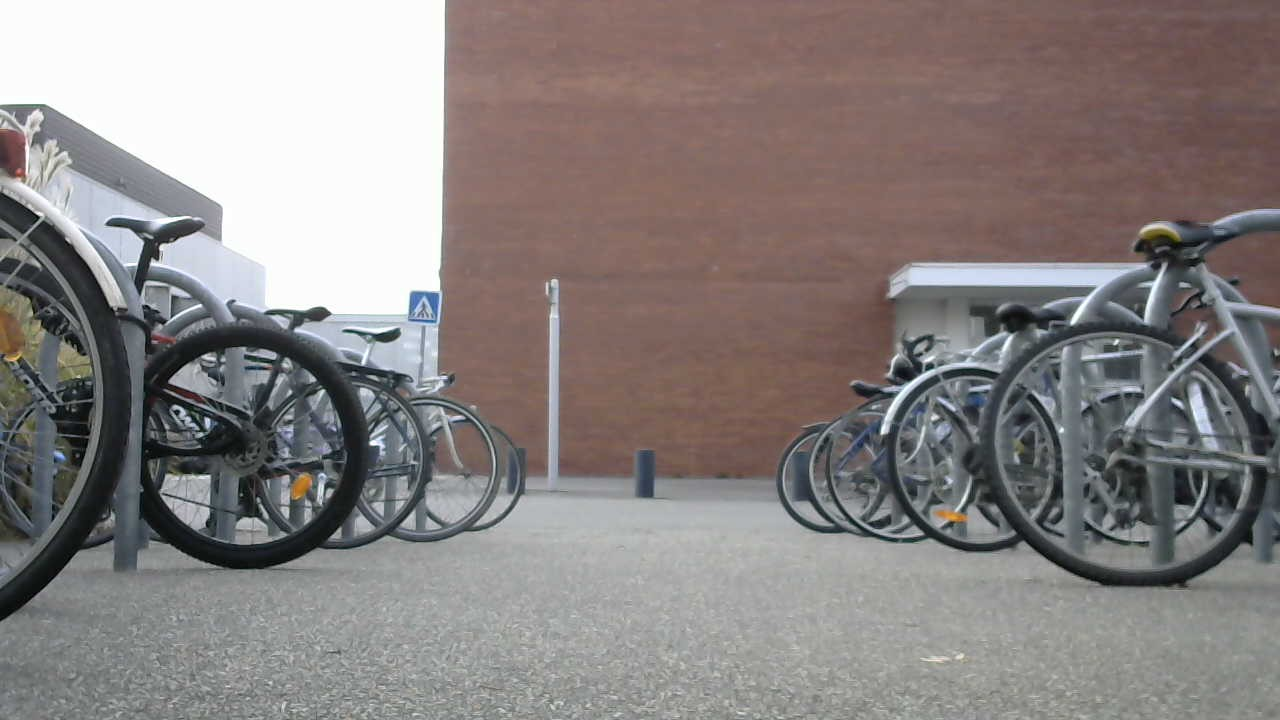
#> input picture pathDetection/images/camera/1280_720/WIN_20241125_14_25_55_Pro.jpg, 1280 x 720 px; its folder holds only this picture in this run
$ python pathIdentification.py
#> lines starting #> are read from the running program, lines starting #| are printed output that depends on the picture; after the words box and inside, x2 and y2 are one past the last pixel; in counts of white or black regions, pixels touching at a corner belong together
#> in main, full_frame is the input picture: shape (720, 1280, 3); mean B, G, R 129.8, 130.8, 137.1
import cv2
import os
import numpy as np


def detect_edges(image):
    # Convert the image to greyscale
    gray = cv2.cvtColor(image, cv2.COLOR_BGR2GRAY)
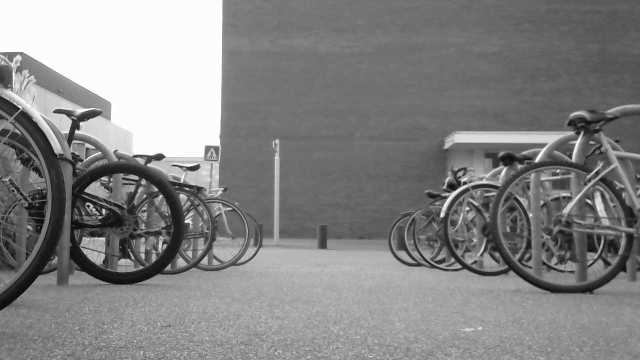
#> gray: shape (720, 1280) (shown at 1/2 size); min 0, max 255, mean 132.6
    # Apply a blur to reduce noise
    blurred = cv2.GaussianBlur(gray, (9, 9), 0)
    # Use the Canny detector to detect edges
    edges = cv2.Canny(blurred, threshold1=50, threshold2=200)
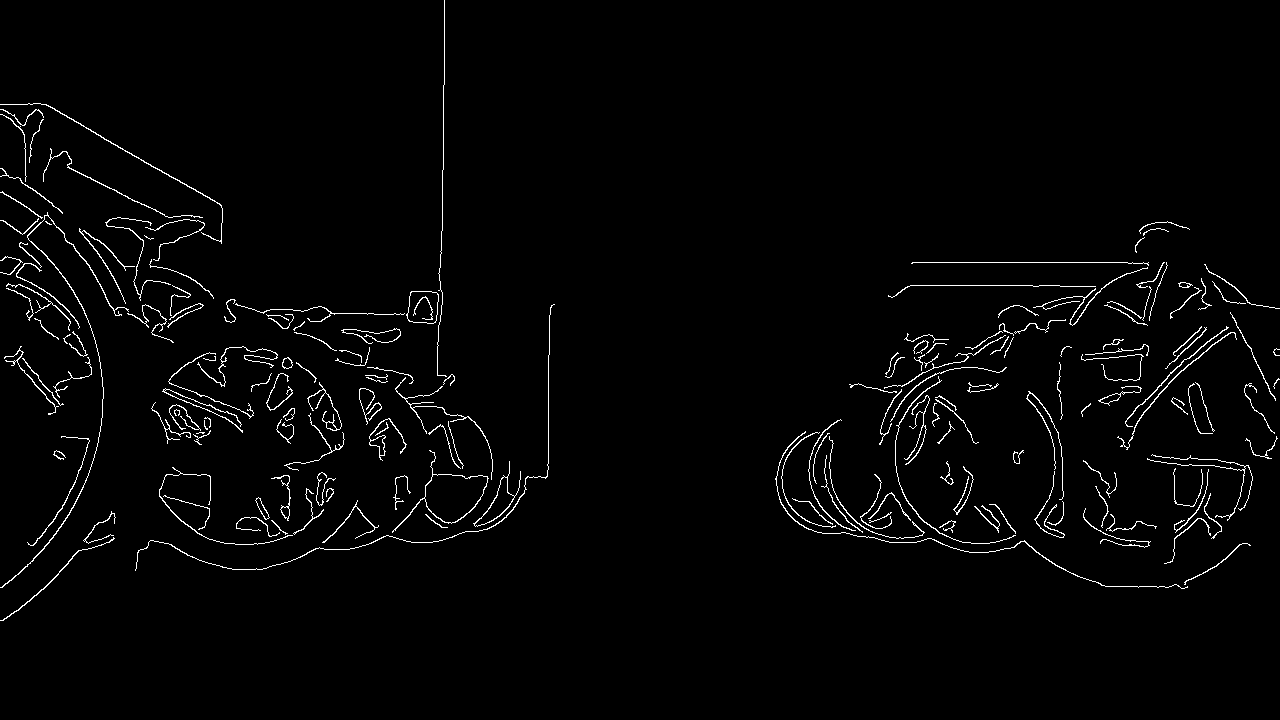
#> edges: shape (720, 1280); 2.1% white in thin lines or dots, all inside (x1, y1, x2, y2) = (0, 0, 1280, 621)
    cv2.imshow("edges", edges)
    return edges


def find_contours(edges):
    # Find contours from detected edges
    contours, _ = cv2.findContours(edges, cv2.RETR_EXTERNAL, cv2.CHAIN_APPROX_SIMPLE)
#> contours = 177 contours, 96 with area under 20; largest, box (x1, y1, x2, y2) and area: (392, 450, 489, 533) 2283, (406, 291, 439, 324) 882, (473, 461, 521, 527) 669, (0, 212, 129, 588) 201, (369, 418, 407, 461) 192
    return contours


def detect_and_draw_path(image):
    # Image pre-processing
    edges = detect_edges(image)

    contours = find_contours(edges)

    height, width = edges.shape
    center_x = width // 2

    # Draw a vertical line through the centre of the image for reference
    cv2.line(image, (center_x, 0), (center_x, height), (255, 0, 0), 2)

    # Divide the image into 4 parts: half the width, 3/4 and 1/4 the height
    half_y = 3 * height // 4
    exclude_band_y = int(height * 1)  # Exclude the bottom 13% of the image

    # Categorise contours by part of the image, excluding the bottom band
    left_contours = [
        pt for contour in contours for pt in contour
        if pt[0][0] < center_x and half_y <= pt[0][1] < exclude_band_y
    ]
#> left_contours = 495 items, first 6: [[108, 542]], [[106, 542]], [[105, 543]], [[104, 543]], [[103, 544]], [[101, 544]]
    right_contours = [
        pt for contour in contours for pt in contour
        if pt[0][0] >= center_x and half_y <= pt[0][1] < exclude_band_y
    ]
#> right_contours = 452 items, first 6: [[1242, 543]], [[1241, 544]], [[1239, 544]], [[1224, 559]], [[1223, 559]], [[1219, 563]]

    # Initialise the points to draw the line to delimit the right and left sides of the path
    A1, A2, B1, B2 = None, None, None, None

    # Find the points to draw the line to delimit the right-hand side of the path
    if right_contours:
        A1 = min(right_contours, key=lambda pt: (pt[0][1], pt[0][0]))[0]  # Top + right
#> A1 = [881, 540]
        B1 = max(right_contours, key=lambda pt: pt[0][1])[0]  # Bottom + right
#> B1 = [1181, 588]

    # Find the points to draw the line to delimit the left-hand side of the path
    if left_contours:
        A2 = min(left_contours, key=lambda pt: (pt[0][1], -pt[0][0]))[0]  # Top + left
#> A2 = [442, 540]
        B2 = max(left_contours, key=lambda pt: pt[0][1])[0]  # Bottom + left
#> B2 = [2, 620]

    # Align the heights of A1 and A2, B1 and B2
    if A1 is not None and A2 is not None:
        avg_top_y = (A1[1] + A2[1]) // 2
#> avg_top_y = 540
        A1[1] = avg_top_y
        A2[1] = avg_top_y

    if B1 is not None and B2 is not None:
        avg_bottom_y = (B1[1] + B2[1]) // 2
#> avg_bottom_y = 604
        B1[1] = avg_bottom_y
        B2[1] = avg_bottom_y

    # Draw lines and points
    path_center_x = None
    if A1 is not None and B1 is not None:
        cv2.line(image, tuple(A1), tuple(B1), (255, 0, 0), 3)  # Blue line (right)
        cv2.circle(image, tuple(A1), 10, (255, 255, 0), -1)  # A1
#> image: shape (720, 1280, 3); mean B, G, R 130.3, 130.3, 136.5
        cv2.circle(image, tuple(B1), 10, (255, 255, 0), -1)  # B1
#> image: shape (720, 1280, 3); mean B, G, R 130.3, 130.3, 136.5
    if A2 is not None and B2 is not None:
        cv2.line(image, tuple(A2), tuple(B2), (0, 0, 255), 3)  # Red line (left)
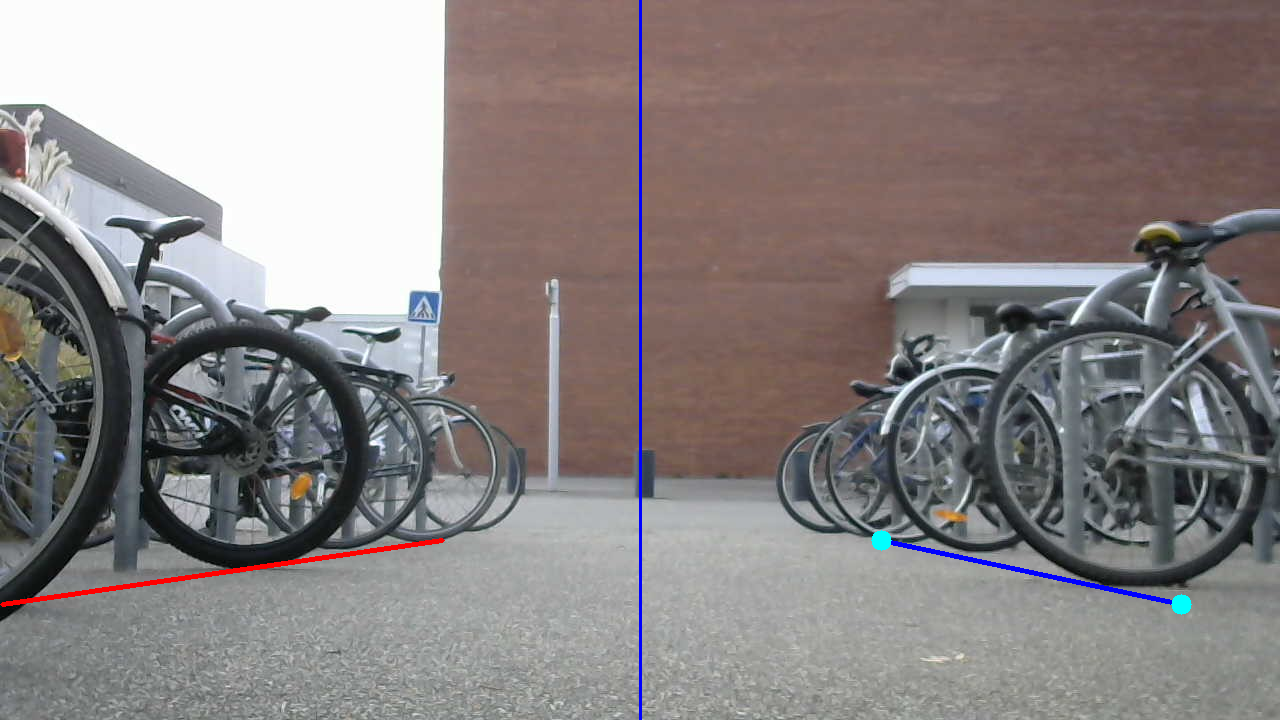
#> image: shape (720, 1280, 3); mean B, G, R 130.1, 130, 136.8
        cv2.circle(image, tuple(A2), 10, (0, 255, 255), -1)  # A2
#> image: shape (720, 1280, 3); 0.03% of pixels changed, all inside (x1, y1, x2, y2) = (432, 530, 453, 551)
        cv2.circle(image, tuple(B2), 10, (0, 255, 255), -1)  # B2
#> image: shape (720, 1280, 3); mean B, G, R 130, 130.1, 136.9

    # Compute the middle of the path if detected
    if A1 is not None and B1 is not None and A2 is not None and B2 is not None:
        # Compute mean position of the lower points
        path_center_x = (B1[0] + B2[0]) // 2
#> path_center_x = 591
        path_center_y = (B1[1] + B2[1]) // 2
#> path_center_y = 604
        path_center = (path_center_x, path_center_y)
#> path_center = (591, 604)
        cv2.circle(image, path_center, 5, (0, 255, 0), -1)  # Centre du chemin
#> image: shape (720, 1280, 3); mean B, G, R 130, 130.2, 136.9

    return image, path_center_x, center_x, A1, B1, A2, B2


def adjust_direction(path_center_x, center_x):
    # Ajust direction
    if path_center_x is not None:
        if path_center_x < center_x - 20:
            print("Turn left")
        elif path_center_x > center_x + 20:
            print("Turn right")
        else:
            print("Go forward")
    else:
        print("Path not detected")


def main():
    # Directory with all images
    dossier_images = "images/camera/1280_720"

    # Get all images in that directory
    image_paths = [
        os.path.join(dossier_images, f)
        for f in os.listdir(dossier_images)
        if f.lower().endswith(('.jpg', '.jpeg', '.png', '.bmp', '.tiff'))
    ]

    for image_path in image_paths:
        # Read the image
        full_frame = cv2.imread(image_path)

        if full_frame is None:
            print(f"Erreur: Impossible de charger l'image {image_path}.")
            continue

        # Make a copy to display
        display_frame = full_frame.copy()

        # Detect and draw the path
        display_frame, path_center_x, center_x, pA1, pB1, pA2, pB2 = detect_and_draw_path(display_frame)
#> path_center_x = 591; center_x = 640; pA1 = [881, 540]; pB1 = [1181, 604]; pA2 = [442, 540]; pB2 = [2, 604]
        adjust_direction(path_center_x, center_x)

        # Display the image with contours and the path delimitation
        cv2.imshow("Contours du chemin", display_frame)

        # Wait action from the user to change image
        if cv2.waitKey(0) & 0xFF == ord('q'):
#> (key q is pressed here)
            break

    # Close windows
    cv2.destroyAllWindows()


if __name__ == "__main__":
    main()

$ run again, on pathDetection/images/camera/1280_720/WIN_20241125_14_29_12_Pro.jpg
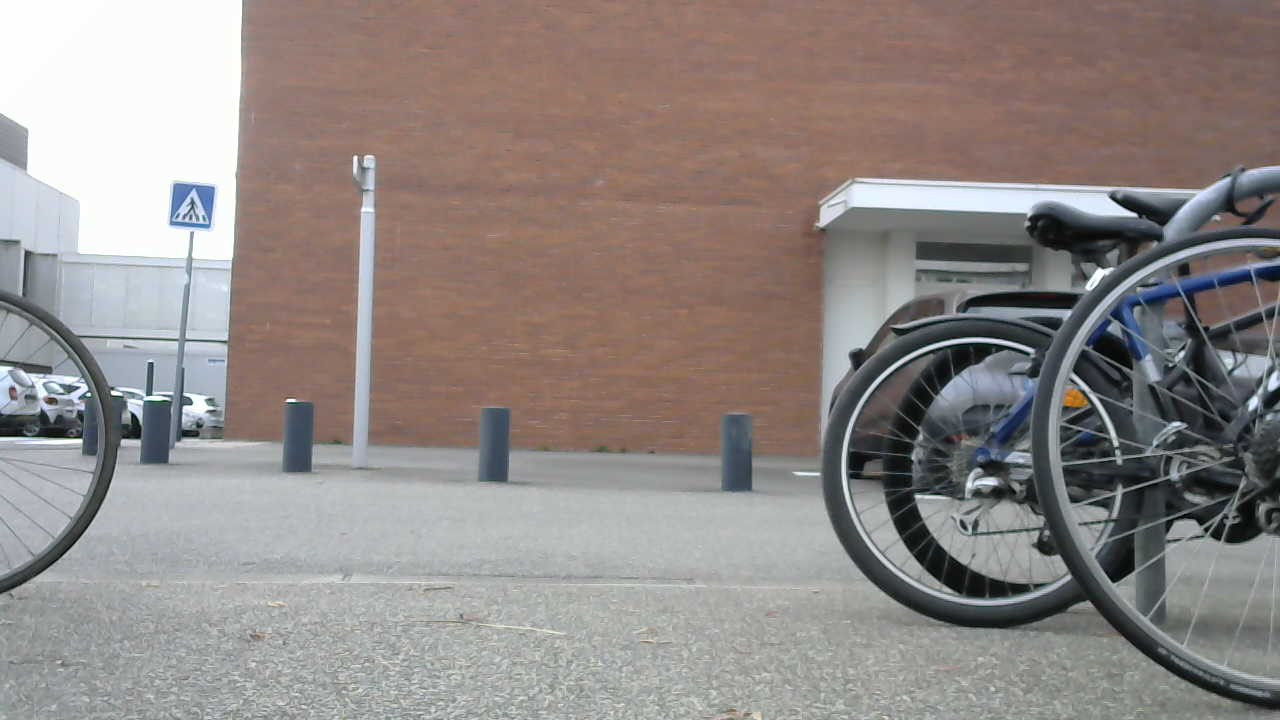
#> input picture pathDetection/images/camera/1280_720/WIN_20241125_14_29_12_Pro.jpg, 1280 x 720 px
#> in main, full_frame is the input picture: shape (720, 1280, 3); mean B, G, R 133.9, 136.6, 144.6
#> in detect_edges, `edges = cv2.Canny(blurred, threshold1=50, threshold2=200)`:
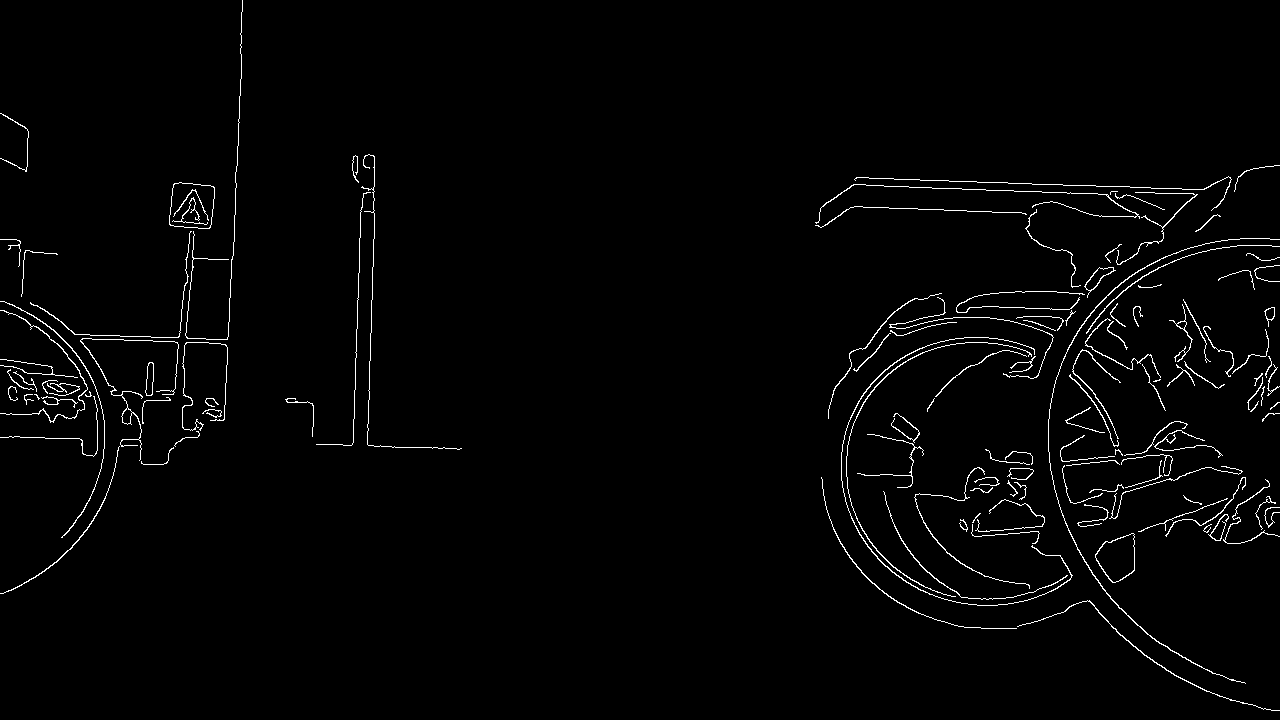
#> edges: shape (720, 1280); 1.8% white in thin lines or dots
#> in find_contours, `contours, _ = cv2.findContours(edges, cv2.RETR_EXTERNAL, cv2.CHAIN_APP..`: contours = 123 contours, 77 with area under 20; largest, box (x1, y1, x2, y2) and area: (169, 182, 215, 229) 1804, (1095, 533, 1135, 583) 1340, (1084, 267, 1116, 298) 282, (145, 362, 154, 396) 199, (1048, 238, 1280, 684) 192
#> left_contours = 91 items, first 6: [[72, 545]], [[72, 546]], [[68, 550]], [[67, 550]], [[55, 562]], [[54, 562]]
#> right_contours = 1422 items, first 6: [[1087, 600]], [[1086, 601]], [[1082, 601]], [[1081, 602]], [[1079, 602]], [[1078, 603]]
#> A1 = [839, 540]
#> B1 = [1271, 710]
#> A2 = [72, 545]
#> B2 = [3, 593]
#> avg_top_y = 542
#> avg_bottom_y = 651
#> in detect_and_draw_path, `cv2.line(image, tuple(A2), tuple(B2), (0, 0, 255), 3)`:
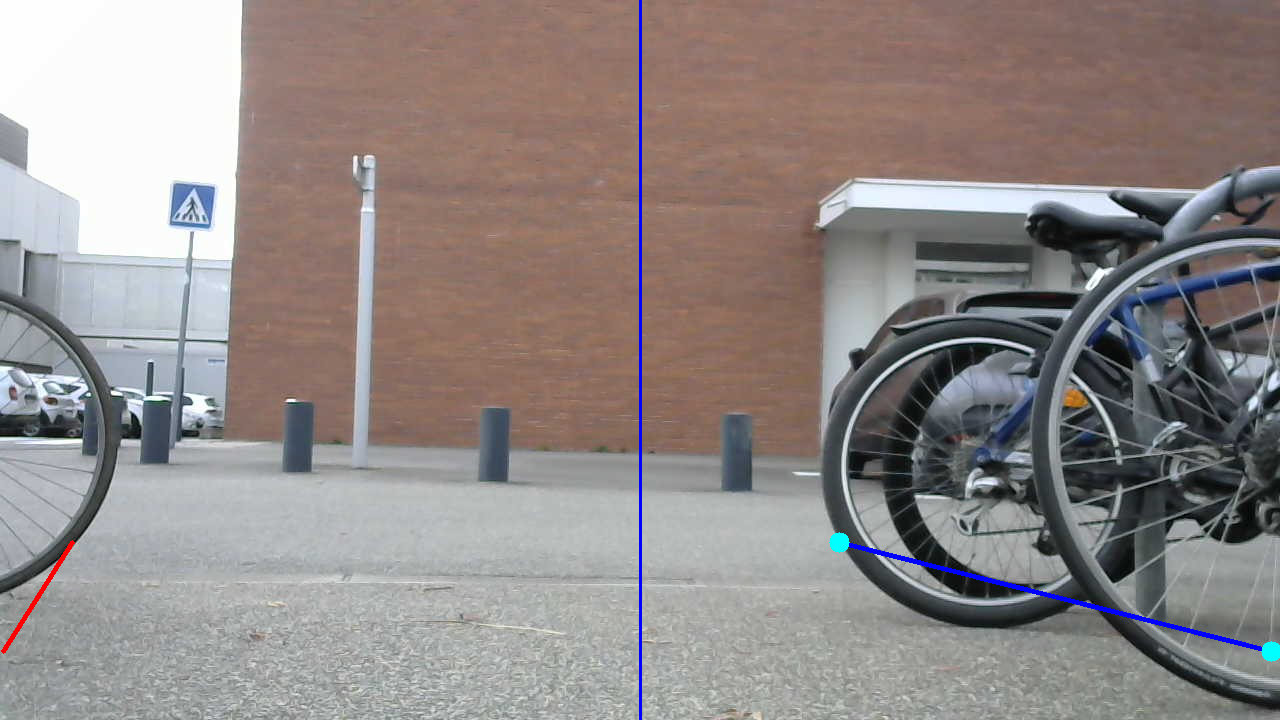
#> image: shape (720, 1280, 3); mean B, G, R 134.5, 136, 144.1
#> in detect_and_draw_path, `path_center_x = (B1[0] + B2[0]) // 2`: path_center_x = 637
#> path_center_y = 651
#> path_center = (637, 651)
#> in main, `display_frame, path_center_x, center_x, pA1, pB1, pA2, pB2 = detect_an..`: path_center_x = 637; center_x = 640; pA1 = [839, 542]; pB1 = [1271, 651]; pA2 = [72, 542]; pB2 = [3, 651]
